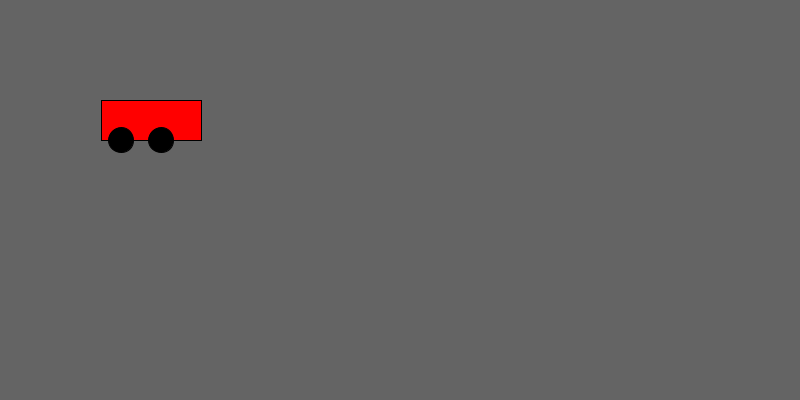
Frame 1 (no input)
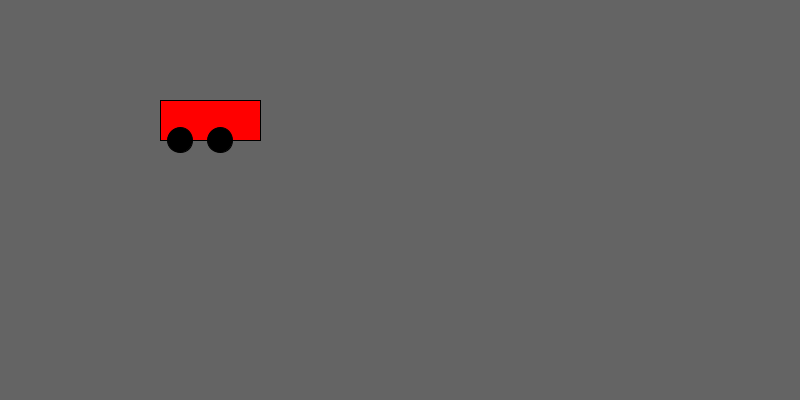
Frame 60 (the mouse pressed at the canvas centre just before this capture)
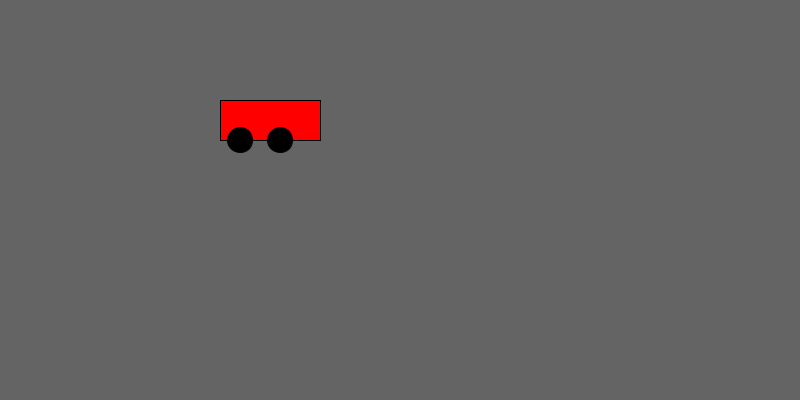
Frame 120 (the mouse held since frame 60 and released just before this capture)

The Processing sketch that drew these frames (run headless with seeded random() and noise(); from frame 60 on, the mouse is pressed at the canvas centre):

// Processing sketch: bus
// ── bus.pde
int pixel_move = 1;
void setup(){
  size(800,400);
  frameRate(10);
}

void draw(){
  translate(100+pixel_move,100);
 background(100,100,100); 
 fill(255,0,0);
 rect(0,0,100,40);
  fill(0,0,0);
  ellipse(20,40,25,25);
  ellipse(60,40,25,25);
  pixel_move = pixel_move+1;
}
